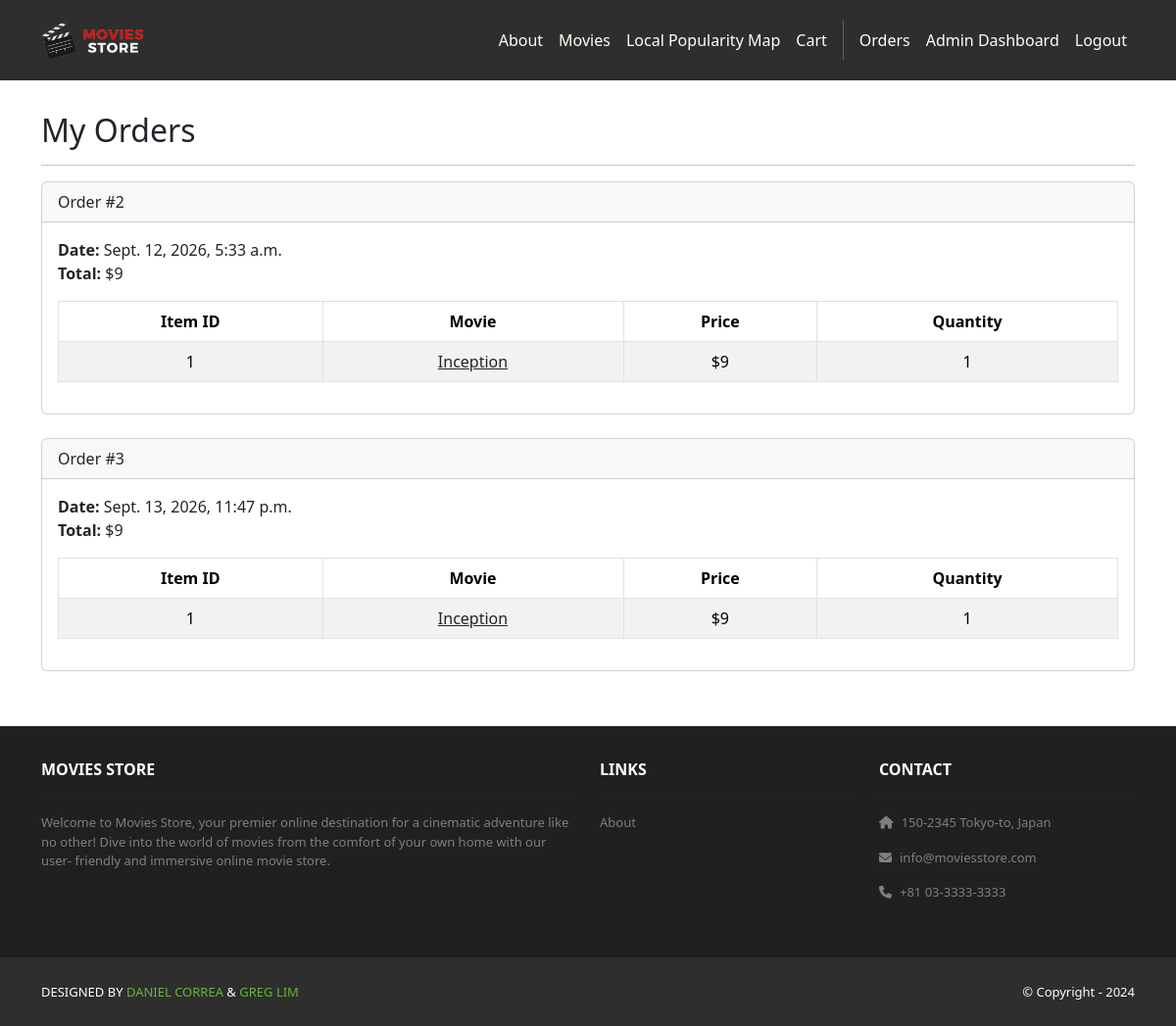
The page /accounts/orders/ (signed in) on the database as committed earlier.
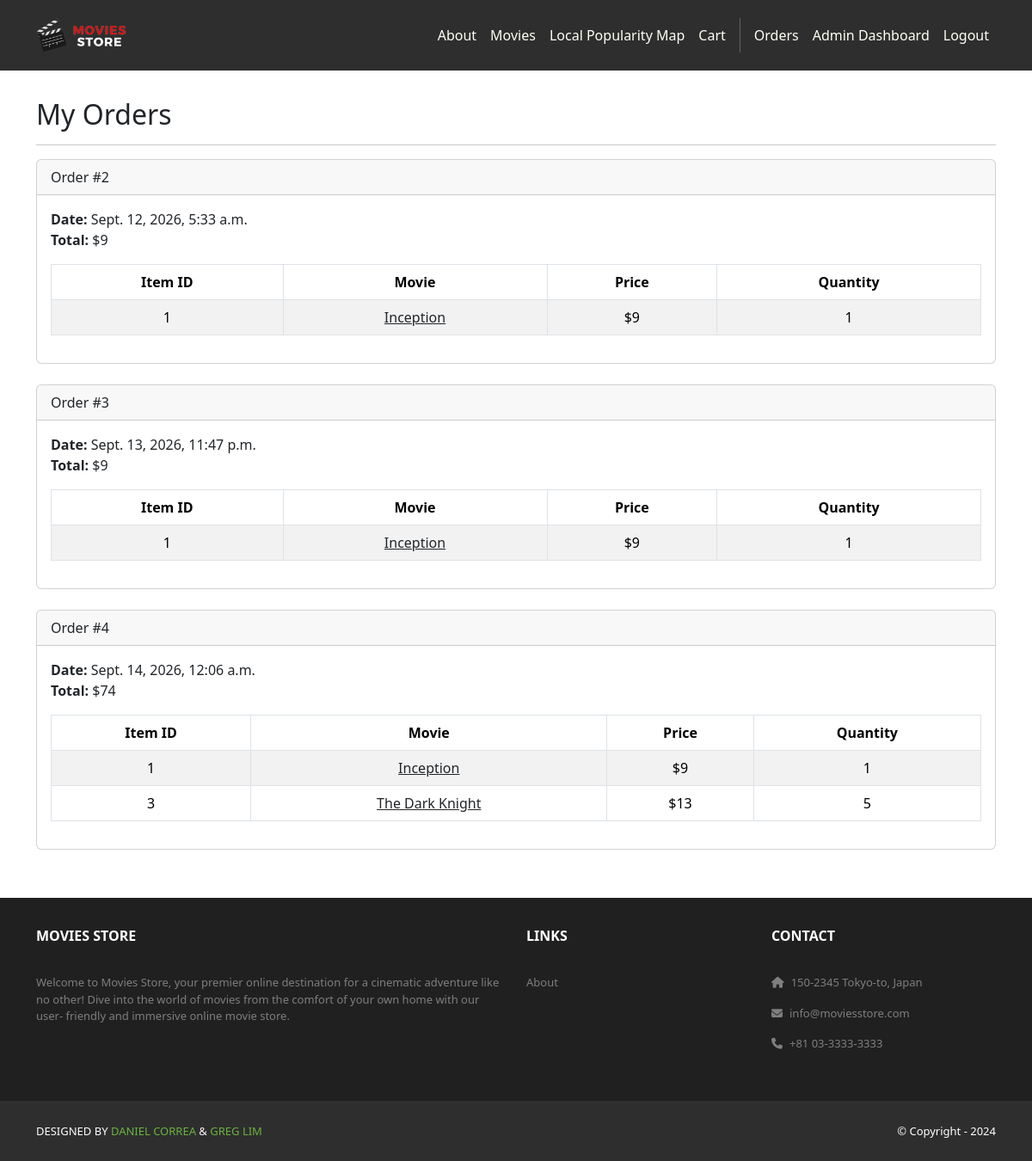
The same page on the database as committed later.
### cart/models.py (models this page shows, shortened)
class Order(models.Model):
    id = models.AutoField(primary_key=True)
    total = models.IntegerField()
    date = models.DateTimeField(auto_now_add=True)
    user = models.ForeignKey(User,
        on_delete=models.CASCADE)
    region = models.CharField(
        max_length=20,
        choices=REGION_CHOICES,
        blank=True,
        default=""
    )

class Item(models.Model):
    id = models.AutoField(primary_key=True)
    price = models.IntegerField()
    quantity = models.IntegerField()
    order = models.ForeignKey(Order,
        on_delete=models.CASCADE)
    movie = models.ForeignKey(Movie,
        on_delete=models.CASCADE)

### movies/models.py (models this page shows, shortened)
class Movie(models.Model):
    id = models.AutoField(primary_key=True)
    name = models.CharField(max_length=255)
    price = models.IntegerField()
    description = models.TextField()
    image = models.ImageField(upload_to='movies_images/')

### accounts/views.py (the view)
# urls.py: path('orders/', views.orders, name = 'accounts.orders'),
@login_required
def orders(request):
    template_data = {}
    template_data['title'] = 'Orders'
    template_data['orders'] = request.user.order_set.all()
    return render(request, 'accounts/orders.html',
        {'template_data': template_data})

### accounts/templates/accounts/orders.html
{% extends 'base.html' %}
{% block content %}
<div class="p-3">
  <div class="container">
    <div class="row mt-3">
      <div class="col mx-auto mb-3">
        <h2>My Orders</h2>
        <hr />
        {% for order in template_data.orders %}
        <div class="card mb-4">
          <div class="card-header">
            Order #{{ order.id }}
          </div>
          <div class="card-body">
            <b>Date:</b> {{ order.date }}<br />
            <b>Total:</b> ${{ order.total }}<br />
            <table class="table table-bordered
              table-striped text-center mt-3">
              <thead>
                <tr>
                  <th scope="col">Item ID</th>
                  <th scope="col">Movie</th>
                  <th scope="col">Price</th>
                  <th scope="col">Quantity</th>
                </tr>
              </thead>
              <tbody>
                {% for item in order.item_set.all %}
                <tr>
                  <td>{{ item.movie.id }}</td>
                  <td>
                    <a class="link-dark"
                      href="{% url 'movies.show'
                      id=item.movie.id %}">
                      {{ item.movie.name }}
                    </a>
                  </td>
                  <td>${{ item.movie.price }}</td>
                  <td>{{ item.quantity }}</td>
                </tr>
                {% endfor %}
              </tbody>
            </table>
          </div>
        </div>
        {% endfor %}
      </div>
    </div>
  </div>
</div>
{% endblock content %}

### moviesstore/templates/base.html (shortened to what this page needs)
{% load static %}
<!DOCTYPE html>
<html>
  <head>
    <link href="https://cdn.jsdelivr.net/npm/bootstrap@5.3.2/dist/css/bootstrap.min.css" rel="stylesheet">
    <link rel="stylesheet" href="https://cdnjs.cloudflare.com/ajax/libs/font-awesome/6.1.1/css/all.min.css">
    <link rel="stylesheet" type="text/css" href="{% static 'css/style.css' %}">
  </head>
  <body>
     <nav class="p-3 navbar navbar-dark bg-dark navbar-expand-lg">
      <div class="container">
        <a class="navbar-brand" href="{% url 'home.index' %}">
          <img src="{% static 'img/logo.png' %}" alt="logo" height="40" />
        </a>
        <div class="collapse navbar-collapse" id="navbarNavAltMarkup">
          <div class="navbar-nav ms-auto navbar-ml">
            <a class="nav-link" href="{% url 'home.about' %}">About</a>
            <a class="nav-link" href="{% url 'movies.index' %}">Movies</a>
            <a class="nav-link" href="{% url 'movies.popularity' %}">Local Popularity Map</a>
            <a class="nav-link" href="{% url 'cart.index' %}">Cart</a>
            {% if user.is_authenticated %}
            <a class="nav-link" href="{% url 'accounts.orders' %}">Orders</a>
            {% if user.is_staff %}
            <a class="nav-link" href="{% url 'accounts.admin_dashboard' %}">Admin Dashboard</a>
            {% endif %}
            <a class="nav-link" href="{% url 'accounts.logout' %}">Logout</a>
            {% else %}
            <a class="nav-link" href="{% url 'accounts.login' %}">Login</a>
            <a class="nav-link" href="{% url 'accounts.signup' %}">Sign Up</a>
            {% endif %}
            </div>
          </div>
        </div>
    </nav>
    <div>
      {% block content %}
      {% endblock content %}
    </div>
     <section class="p-3 ms-footer d-none d-md-block">
      <div class="container">
        <div class="row mt-3">
          <div class="col-md-6 col-lg-6 col-xl-6 mx-auto mb-4">
            <b class="text-white">MOVIES STORE</b>
            <hr />
            <p>
              Welcome to Movies Store, your premier online
              destination for a cinematic adventure like no
              other! Dive into the world of movies from the
              comfort of your own home with our user-
              friendly and immersive online movie store.
            </p>
          </div>
          <div class="col-md-3 col-lg-3 col-xl-3 mx-auto mb-4">
            <b class="text-white">LINKS</b>
            <hr />
            <p><a class="nav-link" href="{% url 'home.about' %}">About</a></p>
          </div>
          <div class="col-md-3 col-lg-3 col-xl-3 mx-auto mb-4">
            <b class="text-white">CONTACT</b>
            <hr />
            <p><i class="fas fa-home me-2"></i>150-2345 Tokyo-to, Japan</p>
            <p><i class="fas fa-envelope me-2"></i>info@moviesstore.com</p>
            <p><i class="fas fa-phone me-2"></i>+81 03-3333-3333</p>
          </div>
        </div>
      </div>
    </section>
    <section class="p-3 ms-footer-bottom bg-dark">
      <div class="container d-flex justify-content-between">
        <div class="me-5 text-white">
          <span>DESIGNED BY <a href="https://www.x.com/danielgarax" target="_blank">DANIEL CORREA</a> &amp; <a href="https://www.x.com/greglim81" target="_blank">GREG LIM</a></span>
        </div>
        <div class="text-white">
          <span>© Copyright - 2024</span>
        </div>
      </div>
    </section>
  </body>
</html>

### moviesstore/static/css/style.css (style rules this page uses)
.navbar a.nav-link { color: #FFFEF6 !important; }
.bg-dark { background-color: #2E2E2E !important; }
.ms-footer { background-color: #202020; }
.ms-footer p { color: #7F7F7F; font-size: 13px; }
.ms-footer-bottom span { font-size: 13px; line-height: 38px; }
.ms-footer-bottom a { color: #6ab43e; text-decoration: none; }

Rows that differ between the two databases and show on the page:
added Order: id "4", date "Sept. 14, 2026, 12:06 a.m.", total "74"
added Item: movie.id "1", movie.name "Inception", movie.price "9", quantity "1", shown under "4"
added Item: movie.id "3", movie.name "The Dark Knight", movie.price "13", quantity "5", shown under "4"
